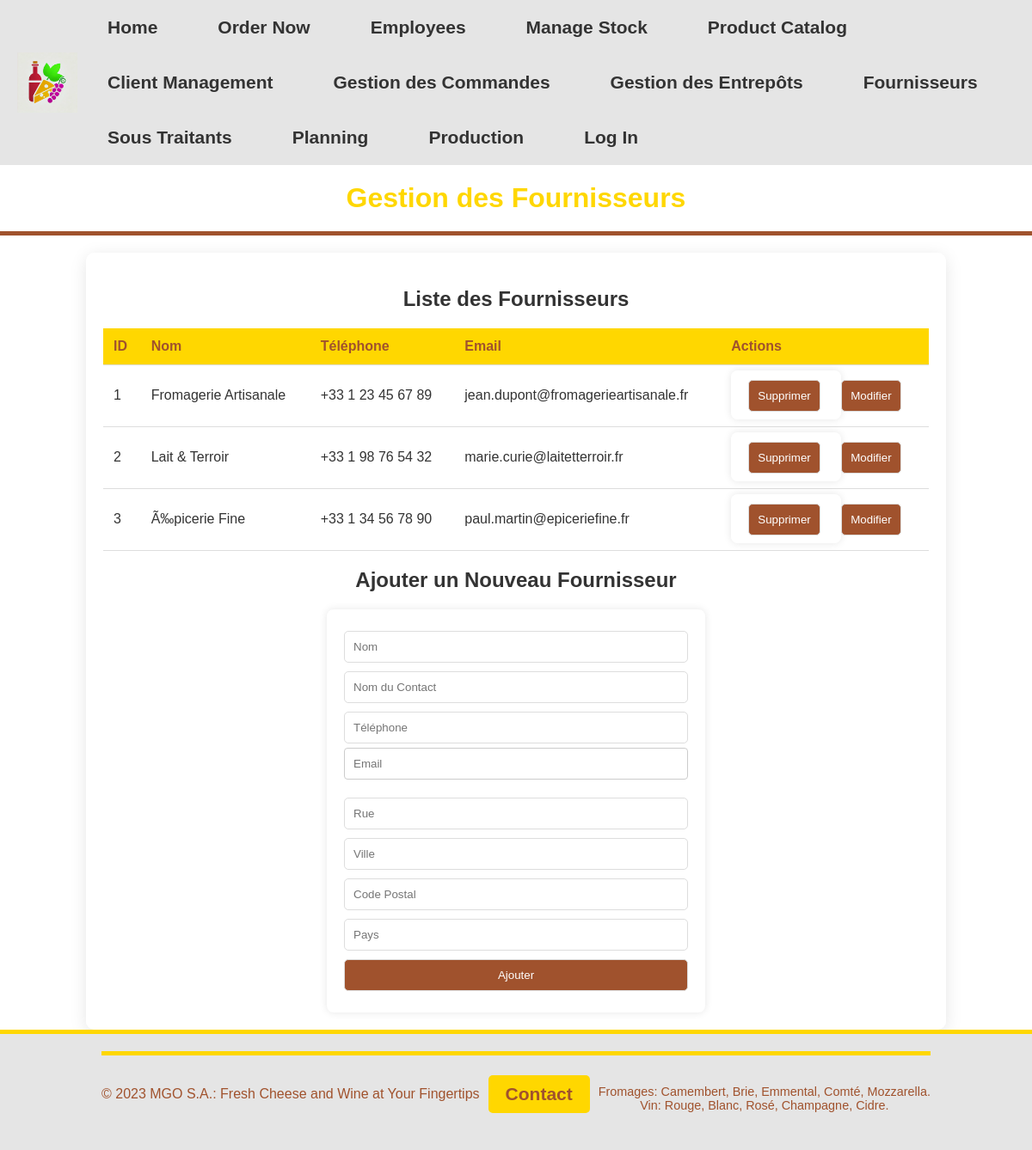
The page /order/fournisseurs/ on the database its author committed.
### order/models.py (models this page shows, shortened)
class Fournisseur(models.Model):
    fournisseur_id = models.AutoField(primary_key=True)
    nom = models.CharField(max_length=50)
    contact = models.JSONField()  # Contient nom_contact, telephone, email
    adresse = models.JSONField()  # Contient rue, ville, code_postal, pays
    produits_fournis = models.ForeignKey(Produit, on_delete=models.CASCADE)  # Lien vers un produit

### order/views.py (the view, shortened to what this page needs)
# urls.py: path('fournisseurs/', fournisseurs, name='fournisseurs'),
def fournisseurs(request):
    fournisseurs_list = Fournisseur.objects.all()
    return render(request, 'fournisseurs.html', {'fournisseurs': fournisseurs_list})

### order/templates/fournisseurs.html (shortened to what this page needs)
<!DOCTYPE html>
<html lang="fr">
<head>
    {% load static %}
    <link rel="stylesheet" href="{% static 'styles/main.css' %}">
</head>
<body>
    {% include 'navbar.html' %}
    <header>
        <h1>Gestion des Fournisseurs</h1>
    </header>
    <section>
        <h2>Liste des Fournisseurs</h2>
        <table>
            <thead>
                <tr>
                    <th>ID</th>
                    <th>Nom</th>
                    <th>Téléphone</th>
                    <th>Email</th>
                    <th>Actions</th>
                </tr>
            </thead>
            <tbody>
                {% for fournisseur in fournisseurs %}
                <tr>
                    <td>{{ fournisseur.fournisseur_id }}</td>
                    <td>{{ fournisseur.nom }}</td>
                    <td>{{ fournisseur.contact.telephone }}</td>
                    <td>{{ fournisseur.contact.email }}</td>
                    <td>
                        <form method="post" style="display:inline;">
                            <button type="submit" name="action" value="delete">Supprimer</button>
                        </form>
                        <button onclick="document.getElementById('update-{{ fournisseur.fournisseur_id }}').style.display='block'">Modifier</button>
                    </td>
                </tr>
                {% endfor %}
            </tbody>
        </table>
        <h2>Ajouter un Nouveau Fournisseur</h2>
        <form method="post">
            <input type="text" name="nom" placeholder="Nom" required>
            <input type="text" name="nom_contact" placeholder="Nom du Contact" required>
            <input type="text" name="telephone" placeholder="Téléphone" required>
            <input type="email" name="email" placeholder="Email" required>
            <input type="text" name="rue" placeholder="Rue" required>
            <input type="text" name="ville" placeholder="Ville" required>
            <input type="text" name="code_postal" placeholder="Code Postal" required>
            <input type="text" name="pays" placeholder="Pays" required>
            <button type="submit" name="action" value="add">Ajouter</button>
        </form>
    </section>
    <footer>
        {% include 'footer.html' %}
    </footer>
</body>
</html>

### static/styles/main.css (style rules this page uses)
body, html { height: 100%; font-family: Arial, sans-serif; margin: 0; padding: 0; display: flex; flex-direction: column; }
header { background-color: #A3B992; color: #333; text-align: center; padding: 1em; }
section { padding: 2em; text-align: center; color: #333; flex: 1; }
input, select, textarea { width: 100%; padding: 10px; margin-bottom: 16px; border: 1px solid #ccc; border-radius: 4px; box-sizing: border-box; }
form { max-width: 400px; margin: 0 auto; background-color: #fff; padding: 20px; border-radius: 8px; box-shadow: 0 0 10px rgba(0, 0, 0, 0.1); }

### static/styles/navbar_footer.css (style rules this page uses)
footer { color: #333; text-align: center; bottom: 0; display: flex; align-items: center; justify-content: center; padding: 10px; background-color: #A3B992; }

### order/templates/navbar.html (style rules this page uses)
body { margin: 0; font-family: Arial, sans-serif; }

### order/templates/footer.html (style rules this page uses)
body { margin: 0; font-family: Arial, sans-serif; }
footer { background-color: #e5e5e5; color: #A0522D; text-align: center; padding: 20px 0; border-top: 5px solid #FFD700; }

### rows shown on the page
Fournisseur: fournisseur_id "1", nom "Fromagerie Artisanale", contact.telephone "+33 1 23 45 67 89", contact.email "jean.dupont@fromagerieartisanale.fr"
Fournisseur: fournisseur_id "2", nom "Lait & Terroir", contact.telephone "+33 1 98 76 54 32", contact.email "marie.curie@laitetterroir.fr"
Fournisseur: fournisseur_id "3", nom "Ã‰picerie Fine", contact.telephone "+33 1 34 56 78 90", contact.email "paul.martin@epiceriefine.fr"
